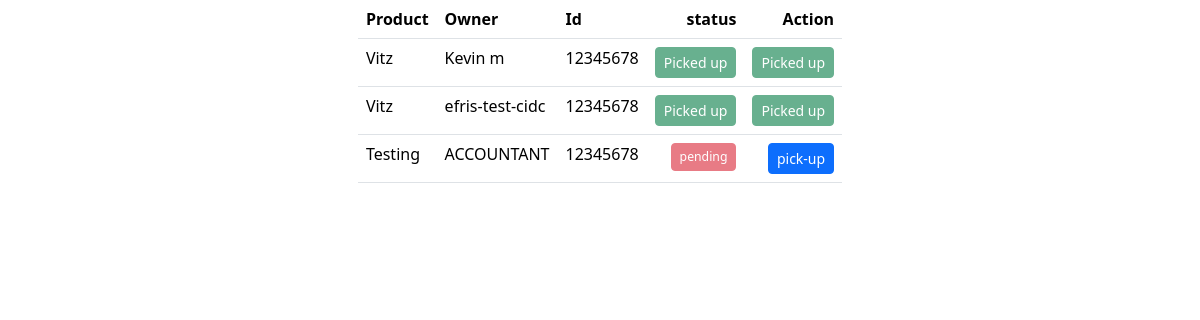
Page /all/ on the committed database.
### delivery/models.py (models this page shows)
class ProductOwner(models.Model):
    name = models.CharField(max_length=255)
    product_name = models.CharField(max_length=255)
    product_id = models.CharField(max_length=255)
    contact = models.CharField(max_length=13)
    status = models.BooleanField(default=False)

### delivery/views.py (the view)
# urls.py: path("all/", Available.as_view(), name="all-available"),
class Available(View):
    def get(self, request):
        data = {
            "all": ProductOwner.objects.all().order_by("-id")
        }
        return render(request, "all.html", data)

### templates/all.html (shortened to what this page needs)
<html>
    {% load static widget_tweaks %}
    <head>
        <link href="https://cdn.jsdelivr.net/npm/bootstrap@5.3.3/dist/css/bootstrap.min.css" rel="stylesheet">
    </head>
    <body>
        <div class="container d-flex justify-content-center">
            <main>
                <div class="container">
                    <table class="table">
                        <thead>
                            <th>Product</th>
                            <th>Owner</th>
                            <th>Id</th>
                            <th class="text-end">status</th>
                            <th class="text-end">Action</th>
                        </thead>
                        <tbody>
                        {% for pro in all %}
                            <tr>
                                <td>{{pro.product_name}}</td>
                                <td>{{pro.name}}</td>
                                <td>{{pro.product_id}}</td>
                                <td class="text-end">
                                {% if pro.status %}
                                <span class="btn btn-success btn-sm disabled">Picked up</span>
                                {% else %}
                                <span class="btn btn-danger btn-sm disabled"><small>pending</small></span>
                                {% endif %}
                                </td>
                                <td class="text-end">
                                {% if pro.status %}
                                 <span class="btn btn-success btn-sm disabled">Picked up</span>
                                {% else %}
                                <a href="{% url 'approve' id=pro.id %}" class="btn btn-primary btn-sm">pick-up</a>
                                {% endif %}
                                </td>
                            </tr>
                        {% endfor %}
                        </tbody>
                    </table>
                </div>
            </main>
        </div>
    </body>
</html>

### rows in the picture
ProductOwner: product_name "Vitz", name "Kevin m", product_id "12345678", status "Picked up"
ProductOwner: product_name "Vitz", name "efris-test-cidc", product_id "12345678", status "Picked up"
ProductOwner: product_name "Testing", name "ACCOUNTANT", product_id "12345678", status "pending"
